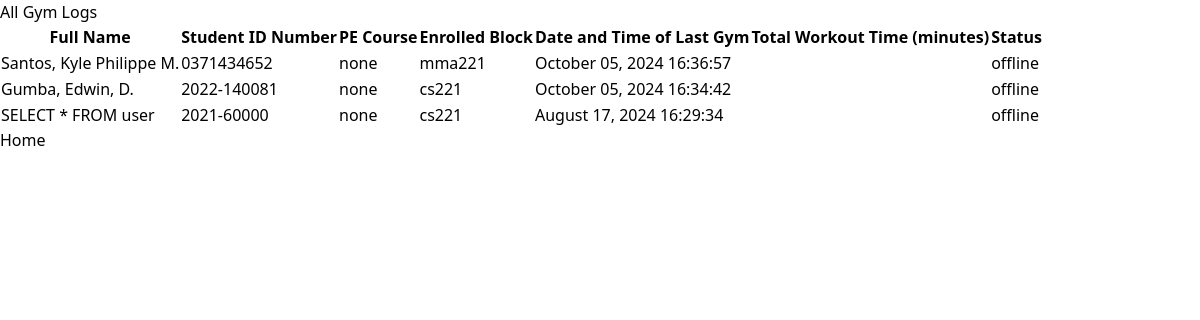
The app's page /gym_info, older data.
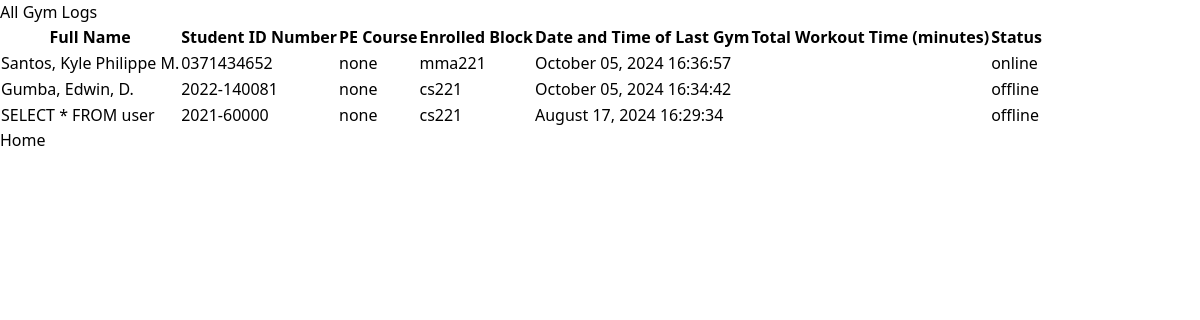
The same page, newer data.
### main.py (models this page shows)
class StudentData(db.Model):
    id = db.Column(db.Integer, primary_key=True)
    full_name = db.Column(db.String(100), nullable=False)
    student_id = db.Column(db.String(15), nullable=False, unique=True)
    pe_course = db.Column(db.String(10), nullable=False)
    enrolled_block = db.Column(db.String(10), nullable=False)
    rfid = db.Column(db.String(50), nullable=False, unique=True)
    status = db.Column(db.String(10), nullable=False, default='offline')  # online or offline
    last_gym = db.Column(db.DateTime, nullable=True)  # DateTime of last gym session end
    total_workout_time = db.Column(db.Float, nullable=False, default=0.0)  # Total workout time in minutes
    last_login = db.Column(db.DateTime, nullable=True)  # DateTime of last gym session start
    completed_sessions = db.Column(db.Integer, nullable=False, default=0)  # Number of completed gym sessions

### main.py (the view)
@app.route('/gym_info')
def gym_info():
    all_logs = StudentData.query.all()
    for log in all_logs:
        if log.last_gym:
            log.last_gym = log.last_gym.strftime("%B %d, %Y %H:%M:%S")
    return render_template('gym_info.html', all_logs=all_logs)

### templates/gym_info.html (shortened to what this page needs)
{% extends 'layouts/base.html' %}
{% block content %}
    <h1>All Gym Logs</h1>
    <table>
        <thead>
            <tr>
                <th>Full Name</th>
                <th>Student ID Number</th>
                <th>PE Course</th>
                <th>Enrolled Block</th>
                <th>Date and Time of Last Gym </th>
                <th>Total Workout Time (minutes)</th>
                <th>Status</th>
            </tr>
        </thead>
        <tbody>
            {% for log in all_logs %}
            <tr>
                <td>{{ log.full_name }}</td>
                <td>{{ log.student_id }}</td>
                <td>{{ log.pe_course }}</td>
                <td>{{ log.enrolled_block }}</td>
                <td>{{ log.last_gym }}</td>
                <td>{{ log.total_time }}</td>
                <td>{{ log.status }}</td>
            </tr>
            {% endfor %}
        </tbody>
    </table>
{% endblock %}

### templates/layouts/base.html (shortened to what this page needs)
<!DOCTYPE html>
<html lang="en">
<head>
    <script src="https://cdn.tailwindcss.com"></script>
</head>
<body>
    <div class ="HomeContent">
        {% block content %}
        {% endblock %}
    </div>
    <a href="/">Home</a>
</body>
</html>

Row changes from the older to the newer data that the page shows:
changed StudentData "Santos, Kyle Philippe M.": status "offline" → "online"
